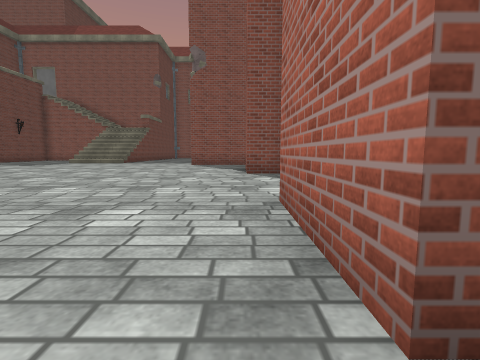
View 1 (above)

24 first-person views from a walk through a Unity game level. The camera is 0.63 m above the floor, tilts 6° down and sees 85° across. The floor is counted in squares, 1 m on a side. Each view is taken from the middle of a square. On the plan, view 1 faces up. The plan holds only what a view shows up to about 9 squares ahead; the rest is blank. The place goes on beyond the plan. Door leaves are left out, so doorways stand open. Some surface patterns are stand-ins.

View 2
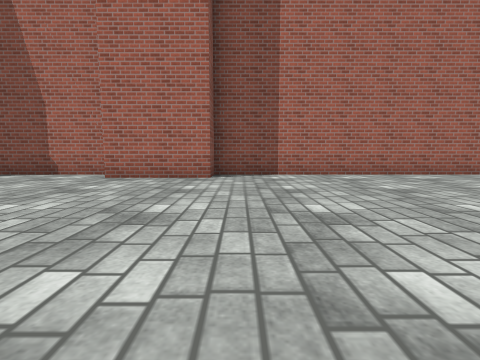

View 3
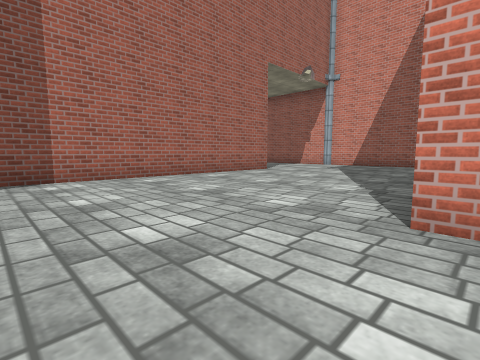

View 4
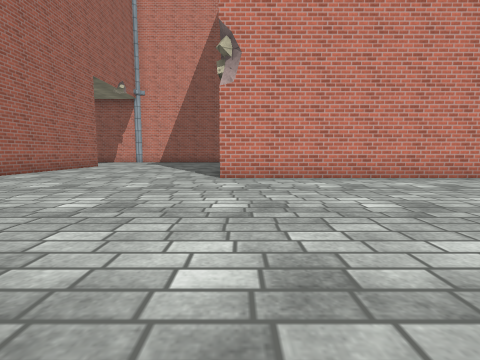

View 5
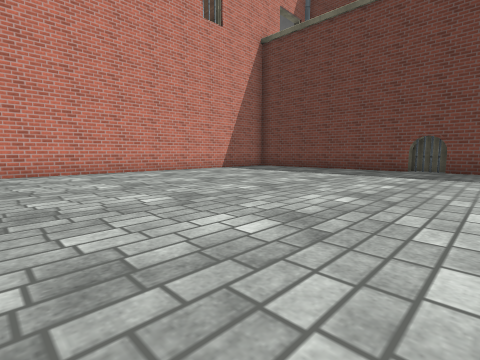

View 6
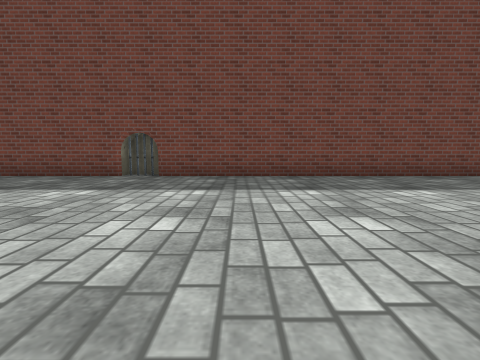

View 7
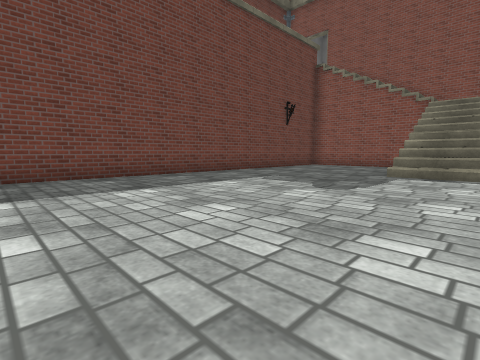

View 8
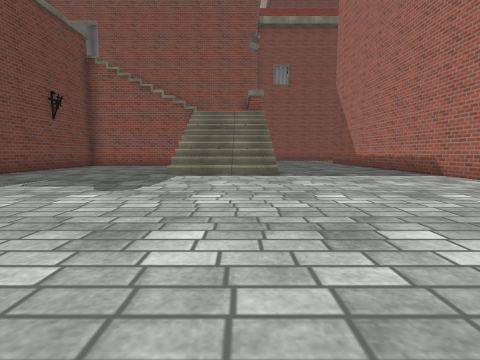

View 9
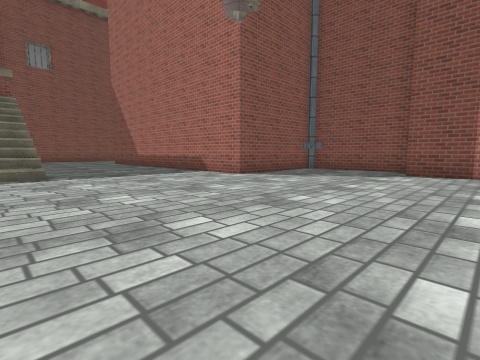

View 10
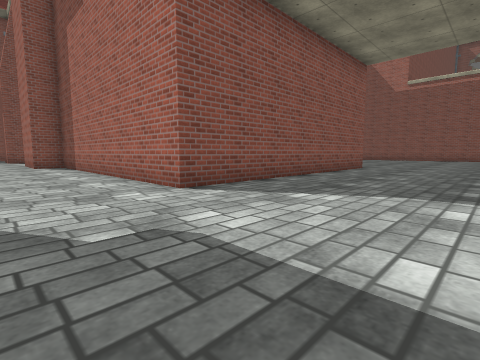

View 11
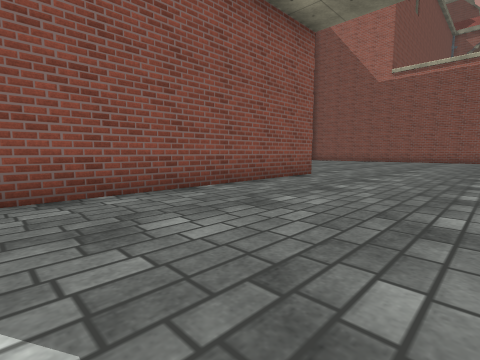

View 12
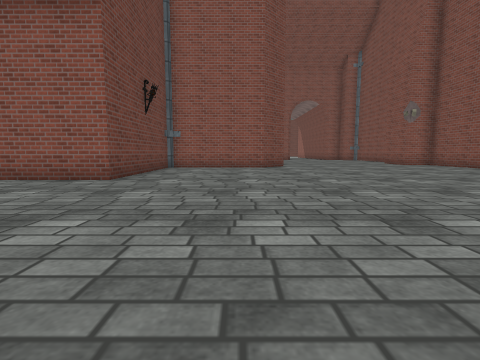

View 13
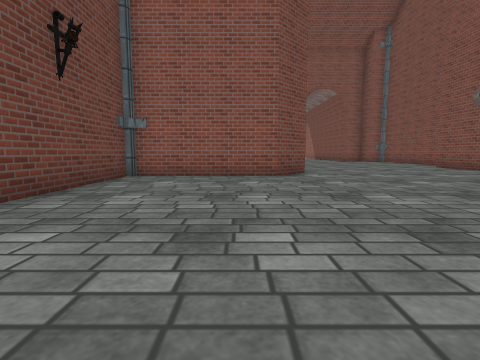

View 14
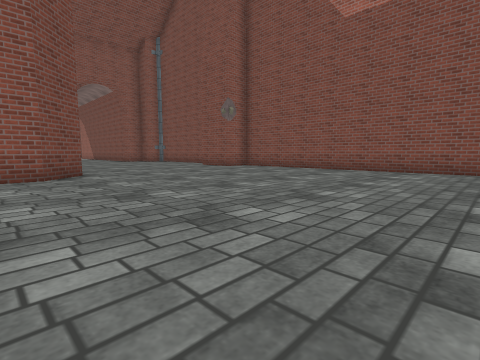

View 15
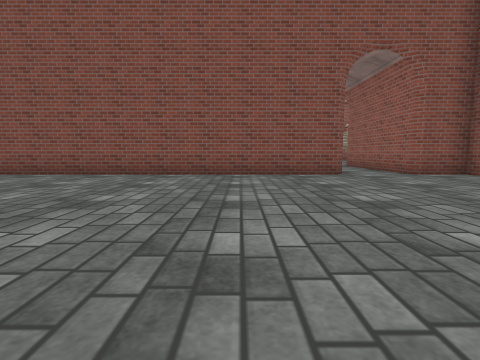

View 16
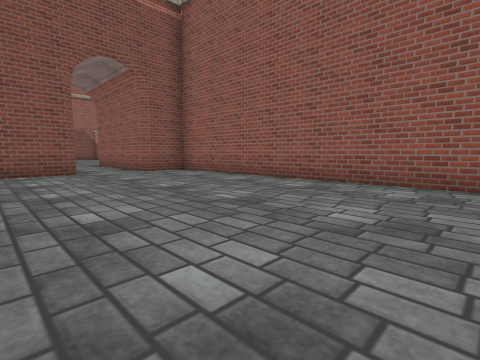

View 17
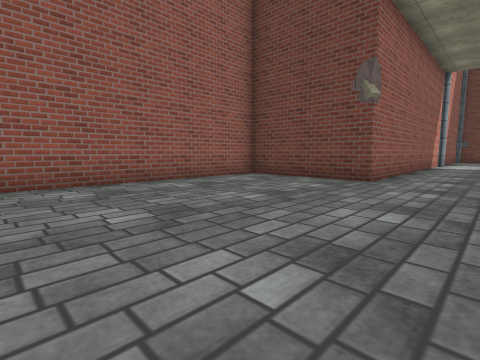

View 18
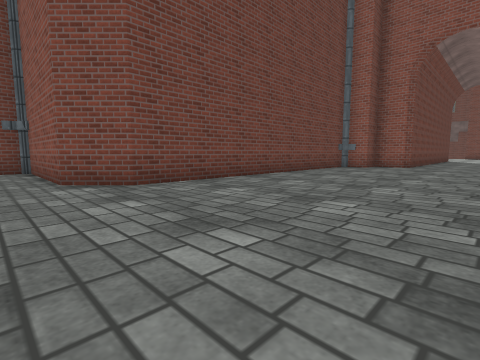

View 19
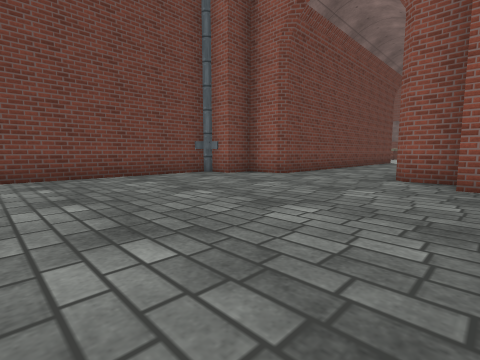

View 20
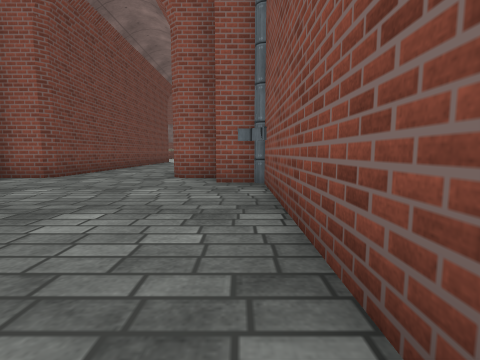

View 21
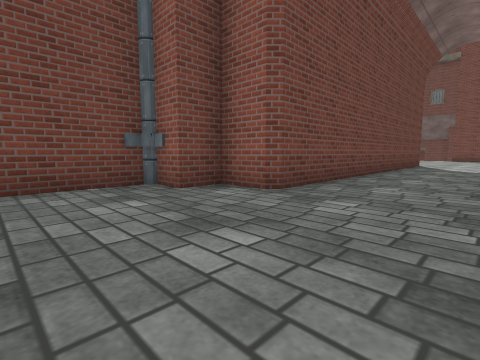

View 22
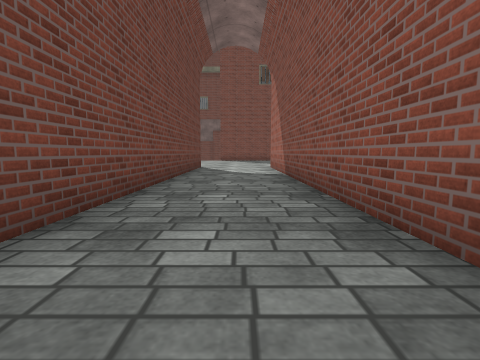

View 23
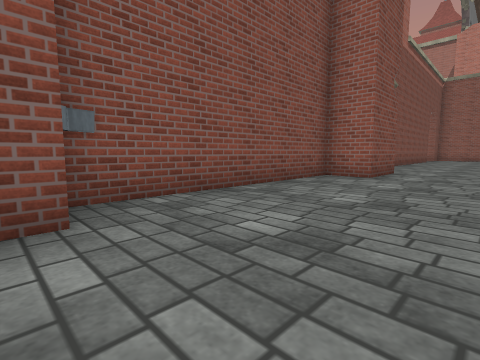

View 24
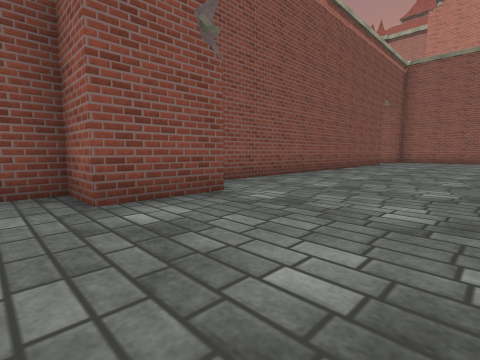

### Floor plan
Points are (right, up) in squares from view 1. A wall is a line through its corners. A room is listed if a view was taken in it or the views show most of it. See-through windows are left out.
Room 1 (views 1, 2, 3, 4, 5, 6, 7, 8, 9, 10)
walls: (0.2, 8.2) (0.2, 9.9); (1.5, 3.9) (1.5, 6.9); (1.2, 7.8) (0.1, 7.8); (-11, -2.5) (-4.5, -2.5); (1.5, 10) (1.5, 11.4); (-15, 4.4) (-15.3, 4) (-15, 3.7) (-15, 0.5); (-15.1, 4.7) (-15.3, 4); (-0.6, 13.5) (-2.5, 13.5) (-2.5, 17.1); (-6.9, 16.5) (-10.1, 16.5); (-6.9, 17) (-10.1, 17); (-15, 13.9) (-15, 4.9) (-15.2, 4.7) (-15, 4); (1.5, -8) (1.5, 0.7) (0.5, 0.7) (0.5, 3.4); (-15, 17.1) (-15, 15.6)
low walls: (-8.2, 15.5) (-10.1, 15.5); (-6.9, 16) (-10.1, 16)
ways out: opening at (1, -10) to room 2
Room 2 (views 11, 12, 13, 14, 15, 16, 17, 18, 19, 20, 21, 22, 23, 24)
walls: (21.3, -1) (21.3, 1.1) (22.5, 1.1) (22.5, 7.5) (21.5, 7.5) (21.5, 8); (22.5, -12.9) (22.5, -1.9); (5.1, -13) (10, -13) (10, -16.5) (22.5, -16.5) (22.5, -15) (24.1, -15); (21.5, 8.5) (20.5, 8.5); (20.3, 9.4) (20.3, 16.9); (17.3, 17) (17.3, 8.5) (16, 8.5) (16, 7.5) (15, 7.5) (15, -1.9) (14, -2.9) (10, -2.9) (10, -8) (1.5, -8)
ways out: opening at (1, -10) to room 1

Where each view was taken, in squares from view 1:
view 1: 0 up, 0 right, facing up
view 2: 0 up, 6 left, facing right
view 3: 0 up, 5 left, facing down-right
view 4: 4 up, 5 left, facing down
view 5: 6 up, 5 left, facing down-left
view 6: 7 up, 8 left, facing left
view 7: 8 up, 8 left, facing up-left
view 8: 8 up, 8 left, facing up
view 9: 8 up, 8 left, facing up-right
view 10: 12 down, 1 left, facing up-right
view 11: 12 down, 3 right, facing up-right
view 12: 14 down, 13 right, facing up
view 13: 10 down, 13 right, facing up
view 14: 10 down, 13 right, facing up-right
view 15: 10 down, 15 right, facing right
view 16: 11 down, 14 right, facing down-right
view 17: 11 down, 16 right, facing down-left
view 18: 4 down, 20 right, facing up-left
view 19: 2 up, 22 right, facing up-left
view 20: 2 up, 22 right, facing up
view 21: 5 up, 20 right, facing up-left
view 22: 8 up, 19 right, facing up
view 23: 8 up, 19 right, facing down-right
view 24: 2 up, 18 right, facing down-right
